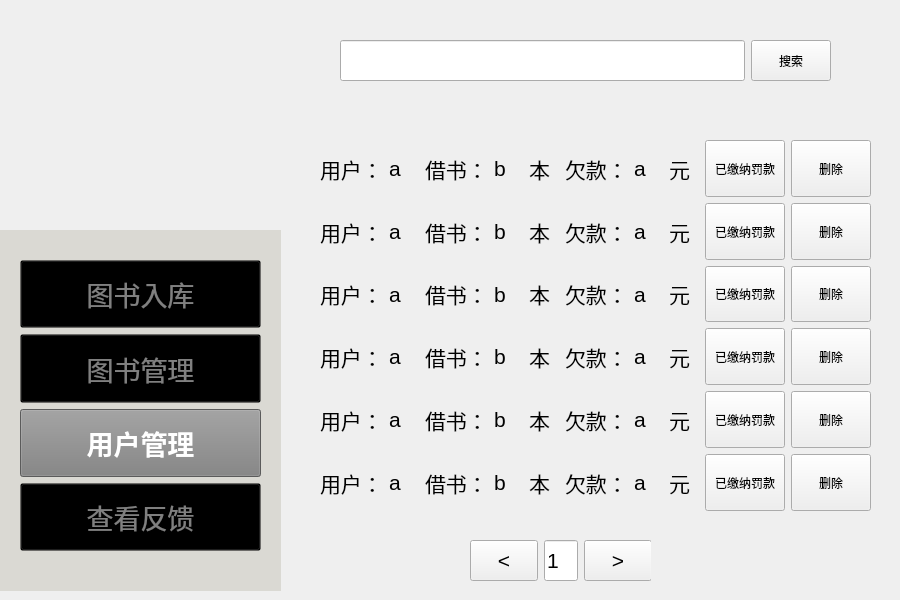
<?xml version="1.0" encoding="UTF-8"?>
<ui version="4.0">
 <class>usemmanagement</class>
 <widget class="QWidget" name="usemmanagement">
  <property name="geometry">
   <rect>
    <x>0</x>
    <y>0</y>
    <width>900</width>
    <height>600</height>
   </rect>
  </property>
  <property name="windowTitle">
   <string>Form</string>
  </property>
  <widget class="QWidget" name="verticalLayoutWidget_3">
   <property name="geometry">
    <rect>
     <x>320</x>
     <y>140</y>
     <width>551</width>
     <height>371</height>
    </rect>
   </property>
   <layout class="QVBoxLayout" name="verticalLayout">
    <item>
     <layout class="QHBoxLayout" name="horizontalLayout_2">
      <item>
       <widget class="QLabel" name="a">
        <property name="font">
         <font>
          <pointsize>16</pointsize>
         </font>
        </property>
        <property name="text">
         <string>用户：</string>
        </property>
       </widget>
      </item>
      <item>
       <widget class="QLabel" name="name">
        <property name="font">
         <font>
          <pointsize>16</pointsize>
         </font>
        </property>
        <property name="text">
         <string>a</string>
        </property>
       </widget>
      </item>
      <item>
       <widget class="QLabel" name="b">
        <property name="font">
         <font>
          <pointsize>16</pointsize>
         </font>
        </property>
        <property name="text">
         <string>借书：</string>
        </property>
       </widget>
      </item>
      <item>
       <widget class="QLabel" name="book">
        <property name="font">
         <font>
          <pointsize>16</pointsize>
         </font>
        </property>
        <property name="text">
         <string>b</string>
        </property>
       </widget>
      </item>
      <item>
       <widget class="QLabel" name="c">
        <property name="font">
         <font>
          <pointsize>16</pointsize>
         </font>
        </property>
        <property name="text">
         <string>本</string>
        </property>
       </widget>
      </item>
      <item>
       <widget class="QLabel" name="d">
        <property name="font">
         <font>
          <pointsize>16</pointsize>
         </font>
        </property>
        <property name="text">
         <string>欠款：</string>
        </property>
       </widget>
      </item>
      <item>
       <widget class="QLabel" name="money">
        <property name="font">
         <font>
          <pointsize>16</pointsize>
         </font>
        </property>
        <property name="text">
         <string>a</string>
        </property>
       </widget>
      </item>
      <item>
       <widget class="QLabel" name="e">
        <property name="font">
         <font>
          <pointsize>16</pointsize>
         </font>
        </property>
        <property name="text">
         <string>元</string>
        </property>
       </widget>
      </item>
      <item>
       <widget class="QPushButton" name="pay">
        <property name="sizePolicy">
         <sizepolicy hsizetype="Minimum" vsizetype="Expanding">
          <horstretch>0</horstretch>
          <verstretch>0</verstretch>
         </sizepolicy>
        </property>
        <property name="text">
         <string>已缴纳罚款</string>
        </property>
       </widget>
      </item>
      <item>
       <widget class="QPushButton" name="delete_2">
        <property name="sizePolicy">
         <sizepolicy hsizetype="Minimum" vsizetype="Expanding">
          <horstretch>0</horstretch>
          <verstretch>0</verstretch>
         </sizepolicy>
        </property>
        <property name="text">
         <string>删除</string>
        </property>
       </widget>
      </item>
     </layout>
    </item>
    <item>
     <layout class="QHBoxLayout" name="bookList2">
      <item>
       <widget class="QLabel" name="a_2">
        <property name="font">
         <font>
          <pointsize>16</pointsize>
         </font>
        </property>
        <property name="text">
         <string>用户：</string>
        </property>
       </widget>
      </item>
      <item>
       <widget class="QLabel" name="name_2">
        <property name="font">
         <font>
          <pointsize>16</pointsize>
         </font>
        </property>
        <property name="text">
         <string>a</string>
        </property>
       </widget>
      </item>
      <item>
       <widget class="QLabel" name="b_2">
        <property name="font">
         <font>
          <pointsize>16</pointsize>
         </font>
        </property>
        <property name="text">
         <string>借书：</string>
        </property>
       </widget>
      </item>
      <item>
       <widget class="QLabel" name="book_2">
        <property name="font">
         <font>
          <pointsize>16</pointsize>
         </font>
        </property>
        <property name="text">
         <string>b</string>
        </property>
       </widget>
      </item>
      <item>
       <widget class="QLabel" name="c_2">
        <property name="font">
         <font>
          <pointsize>16</pointsize>
         </font>
        </property>
        <property name="text">
         <string>本</string>
        </property>
       </widget>
      </item>
      <item>
       <widget class="QLabel" name="d_2">
        <property name="font">
         <font>
          <pointsize>16</pointsize>
         </font>
        </property>
        <property name="text">
         <string>欠款：</string>
        </property>
       </widget>
      </item>
      <item>
       <widget class="QLabel" name="money_2">
        <property name="font">
         <font>
          <pointsize>16</pointsize>
         </font>
        </property>
        <property name="text">
         <string>a</string>
        </property>
       </widget>
      </item>
      <item>
       <widget class="QLabel" name="e_2">
        <property name="font">
         <font>
          <pointsize>16</pointsize>
         </font>
        </property>
        <property name="text">
         <string>元</string>
        </property>
       </widget>
      </item>
      <item>
       <widget class="QPushButton" name="pay_2">
        <property name="sizePolicy">
         <sizepolicy hsizetype="Minimum" vsizetype="Expanding">
          <horstretch>0</horstretch>
          <verstretch>0</verstretch>
         </sizepolicy>
        </property>
        <property name="text">
         <string>已缴纳罚款</string>
        </property>
       </widget>
      </item>
      <item>
       <widget class="QPushButton" name="delete_3">
        <property name="sizePolicy">
         <sizepolicy hsizetype="Minimum" vsizetype="Expanding">
          <horstretch>0</horstretch>
          <verstretch>0</verstretch>
         </sizepolicy>
        </property>
        <property name="text">
         <string>删除</string>
        </property>
       </widget>
      </item>
     </layout>
    </item>
    <item>
     <layout class="QHBoxLayout" name="bookList3">
      <item>
       <widget class="QLabel" name="a_3">
        <property name="font">
         <font>
          <pointsize>16</pointsize>
         </font>
        </property>
        <property name="text">
         <string>用户：</string>
        </property>
       </widget>
      </item>
      <item>
       <widget class="QLabel" name="name_3">
        <property name="font">
         <font>
          <pointsize>16</pointsize>
         </font>
        </property>
        <property name="text">
         <string>a</string>
        </property>
       </widget>
      </item>
      <item>
       <widget class="QLabel" name="b_3">
        <property name="font">
         <font>
          <pointsize>16</pointsize>
         </font>
        </property>
        <property name="text">
         <string>借书：</string>
        </property>
       </widget>
      </item>
      <item>
       <widget class="QLabel" name="book_3">
        <property name="font">
         <font>
          <pointsize>16</pointsize>
         </font>
        </property>
        <property name="text">
         <string>b</string>
        </property>
       </widget>
      </item>
      <item>
       <widget class="QLabel" name="c_3">
        <property name="font">
         <font>
          <pointsize>16</pointsize>
         </font>
        </property>
        <property name="text">
         <string>本</string>
        </property>
       </widget>
      </item>
      <item>
       <widget class="QLabel" name="d_3">
        <property name="font">
         <font>
          <pointsize>16</pointsize>
         </font>
        </property>
        <property name="text">
         <string>欠款：</string>
        </property>
       </widget>
      </item>
      <item>
       <widget class="QLabel" name="money_3">
        <property name="font">
         <font>
          <pointsize>16</pointsize>
         </font>
        </property>
        <property name="text">
         <string>a</string>
        </property>
       </widget>
      </item>
      <item>
       <widget class="QLabel" name="e_3">
        <property name="font">
         <font>
          <pointsize>16</pointsize>
         </font>
        </property>
        <property name="text">
         <string>元</string>
        </property>
       </widget>
      </item>
      <item>
       <widget class="QPushButton" name="pay_3">
        <property name="sizePolicy">
         <sizepolicy hsizetype="Minimum" vsizetype="Expanding">
          <horstretch>0</horstretch>
          <verstretch>0</verstretch>
         </sizepolicy>
        </property>
        <property name="text">
         <string>已缴纳罚款</string>
        </property>
       </widget>
      </item>
      <item>
       <widget class="QPushButton" name="delete_4">
        <property name="sizePolicy">
         <sizepolicy hsizetype="Minimum" vsizetype="Expanding">
          <horstretch>0</horstretch>
          <verstretch>0</verstretch>
         </sizepolicy>
        </property>
        <property name="text">
         <string>删除</string>
        </property>
       </widget>
      </item>
     </layout>
    </item>
    <item>
     <layout class="QHBoxLayout" name="bookList4_2">
      <item>
       <widget class="QLabel" name="a_4">
        <property name="font">
         <font>
          <pointsize>16</pointsize>
         </font>
        </property>
        <property name="text">
         <string>用户：</string>
        </property>
       </widget>
      </item>
      <item>
       <widget class="QLabel" name="name_4">
        <property name="font">
         <font>
          <pointsize>16</pointsize>
         </font>
        </property>
        <property name="text">
         <string>a</string>
        </property>
       </widget>
      </item>
      <item>
       <widget class="QLabel" name="b_4">
        <property name="font">
         <font>
          <pointsize>16</pointsize>
         </font>
        </property>
        <property name="text">
         <string>借书：</string>
        </property>
       </widget>
      </item>
      <item>
       <widget class="QLabel" name="book_4">
        <property name="font">
         <font>
          <pointsize>16</pointsize>
         </font>
        </property>
        <property name="text">
         <string>b</string>
        </property>
       </widget>
      </item>
      <item>
       <widget class="QLabel" name="c_4">
        <property name="font">
         <font>
          <pointsize>16</pointsize>
         </font>
        </property>
        <property name="text">
         <string>本</string>
        </property>
       </widget>
      </item>
      <item>
       <widget class="QLabel" name="d_4">
        <property name="font">
         <font>
          <pointsize>16</pointsize>
         </font>
        </property>
        <property name="text">
         <string>欠款：</string>
        </property>
       </widget>
      </item>
      <item>
       <widget class="QLabel" name="money_4">
        <property name="font">
         <font>
          <pointsize>16</pointsize>
         </font>
        </property>
        <property name="text">
         <string>a</string>
        </property>
       </widget>
      </item>
      <item>
       <widget class="QLabel" name="e_4">
        <property name="font">
         <font>
          <pointsize>16</pointsize>
         </font>
        </property>
        <property name="text">
         <string>元</string>
        </property>
       </widget>
      </item>
      <item>
       <widget class="QPushButton" name="pay_4">
        <property name="sizePolicy">
         <sizepolicy hsizetype="Minimum" vsizetype="Expanding">
          <horstretch>0</horstretch>
          <verstretch>0</verstretch>
         </sizepolicy>
        </property>
        <property name="text">
         <string>已缴纳罚款</string>
        </property>
       </widget>
      </item>
      <item>
       <widget class="QPushButton" name="delete_5">
        <property name="sizePolicy">
         <sizepolicy hsizetype="Minimum" vsizetype="Expanding">
          <horstretch>0</horstretch>
          <verstretch>0</verstretch>
         </sizepolicy>
        </property>
        <property name="text">
         <string>删除</string>
        </property>
       </widget>
      </item>
     </layout>
    </item>
    <item>
     <layout class="QHBoxLayout" name="bookList4_3">
      <item>
       <widget class="QLabel" name="a_5">
        <property name="font">
         <font>
          <pointsize>16</pointsize>
         </font>
        </property>
        <property name="text">
         <string>用户：</string>
        </property>
       </widget>
      </item>
      <item>
       <widget class="QLabel" name="name_5">
        <property name="font">
         <font>
          <pointsize>16</pointsize>
         </font>
        </property>
        <property name="text">
         <string>a</string>
        </property>
       </widget>
      </item>
      <item>
       <widget class="QLabel" name="b_5">
        <property name="font">
         <font>
          <pointsize>16</pointsize>
         </font>
        </property>
        <property name="text">
         <string>借书：</string>
        </property>
       </widget>
      </item>
      <item>
       <widget class="QLabel" name="book_5">
        <property name="font">
         <font>
          <pointsize>16</pointsize>
         </font>
        </property>
        <property name="text">
         <string>b</string>
        </property>
       </widget>
      </item>
      <item>
       <widget class="QLabel" name="c_5">
        <property name="font">
         <font>
          <pointsize>16</pointsize>
         </font>
        </property>
        <property name="text">
         <string>本</string>
        </property>
       </widget>
      </item>
      <item>
       <widget class="QLabel" name="d_5">
        <property name="font">
         <font>
          <pointsize>16</pointsize>
         </font>
        </property>
        <property name="text">
         <string>欠款：</string>
        </property>
       </widget>
      </item>
      <item>
       <widget class="QLabel" name="money_5">
        <property name="font">
         <font>
          <pointsize>16</pointsize>
         </font>
        </property>
        <property name="text">
         <string>a</string>
        </property>
       </widget>
      </item>
      <item>
       <widget class="QLabel" name="e_5">
        <property name="font">
         <font>
          <pointsize>16</pointsize>
         </font>
        </property>
        <property name="text">
         <string>元</string>
        </property>
       </widget>
      </item>
      <item>
       <widget class="QPushButton" name="pay_5">
        <property name="sizePolicy">
         <sizepolicy hsizetype="Minimum" vsizetype="Expanding">
          <horstretch>0</horstretch>
          <verstretch>0</verstretch>
         </sizepolicy>
        </property>
        <property name="text">
         <string>已缴纳罚款</string>
        </property>
       </widget>
      </item>
      <item>
       <widget class="QPushButton" name="delete_6">
        <property name="sizePolicy">
         <sizepolicy hsizetype="Minimum" vsizetype="Expanding">
          <horstretch>0</horstretch>
          <verstretch>0</verstretch>
         </sizepolicy>
        </property>
        <property name="text">
         <string>删除</string>
        </property>
       </widget>
      </item>
     </layout>
    </item>
    <item>
     <layout class="QHBoxLayout" name="bookList4">
      <item>
       <widget class="QLabel" name="a_6">
        <property name="font">
         <font>
          <pointsize>16</pointsize>
         </font>
        </property>
        <property name="text">
         <string>用户：</string>
        </property>
       </widget>
      </item>
      <item>
       <widget class="QLabel" name="name_6">
        <property name="font">
         <font>
          <pointsize>16</pointsize>
         </font>
        </property>
        <property name="text">
         <string>a</string>
        </property>
       </widget>
      </item>
      <item>
       <widget class="QLabel" name="b_6">
        <property name="font">
         <font>
          <pointsize>16</pointsize>
         </font>
        </property>
        <property name="text">
         <string>借书：</string>
        </property>
       </widget>
      </item>
      <item>
       <widget class="QLabel" name="book_6">
        <property name="font">
         <font>
          <pointsize>16</pointsize>
         </font>
        </property>
        <property name="text">
         <string>b</string>
        </property>
       </widget>
      </item>
      <item>
       <widget class="QLabel" name="c_6">
        <property name="font">
         <font>
          <pointsize>16</pointsize>
         </font>
        </property>
        <property name="text">
         <string>本</string>
        </property>
       </widget>
      </item>
      <item>
       <widget class="QLabel" name="d_6">
        <property name="font">
         <font>
          <pointsize>16</pointsize>
         </font>
        </property>
        <property name="text">
         <string>欠款：</string>
        </property>
       </widget>
      </item>
      <item>
       <widget class="QLabel" name="money_6">
        <property name="font">
         <font>
          <pointsize>16</pointsize>
         </font>
        </property>
        <property name="text">
         <string>a</string>
        </property>
       </widget>
      </item>
      <item>
       <widget class="QLabel" name="e_6">
        <property name="font">
         <font>
          <pointsize>16</pointsize>
         </font>
        </property>
        <property name="text">
         <string>元</string>
        </property>
       </widget>
      </item>
      <item>
       <widget class="QPushButton" name="pay_6">
        <property name="sizePolicy">
         <sizepolicy hsizetype="Minimum" vsizetype="Expanding">
          <horstretch>0</horstretch>
          <verstretch>0</verstretch>
         </sizepolicy>
        </property>
        <property name="text">
         <string>已缴纳罚款</string>
        </property>
       </widget>
      </item>
      <item>
       <widget class="QPushButton" name="delete_7">
        <property name="sizePolicy">
         <sizepolicy hsizetype="Minimum" vsizetype="Expanding">
          <horstretch>0</horstretch>
          <verstretch>0</verstretch>
         </sizepolicy>
        </property>
        <property name="text">
         <string>删除</string>
        </property>
       </widget>
      </item>
     </layout>
    </item>
   </layout>
  </widget>
  <widget class="QWidget" name="horizontalLayoutWidget">
   <property name="geometry">
    <rect>
     <x>340</x>
     <y>40</y>
     <width>491</width>
     <height>41</height>
    </rect>
   </property>
   <layout class="QHBoxLayout" name="find_check">
    <item>
     <widget class="QLineEdit" name="lineEdit">
      <property name="sizePolicy">
       <sizepolicy hsizetype="Expanding" vsizetype="Ignored">
        <horstretch>0</horstretch>
        <verstretch>0</verstretch>
       </sizepolicy>
      </property>
      <property name="font">
       <font>
        <pointsize>16</pointsize>
       </font>
      </property>
     </widget>
    </item>
    <item>
     <widget class="QPushButton" name="pushButton_2">
      <property name="sizePolicy">
       <sizepolicy hsizetype="Maximum" vsizetype="Minimum">
        <horstretch>0</horstretch>
        <verstretch>0</verstretch>
       </sizepolicy>
      </property>
      <property name="text">
       <string>搜索</string>
      </property>
     </widget>
    </item>
   </layout>
  </widget>
  <widget class="QWidget" name="verticalLayoutWidget">
   <property name="geometry">
    <rect>
     <x>0</x>
     <y>230</y>
     <width>281</width>
     <height>361</height>
    </rect>
   </property>
   <layout class="QVBoxLayout" name="mode">
    <item>
     <widget class="QFrame" name="frame">
      <property name="enabled">
       <bool>true</bool>
      </property>
      <property name="acceptDrops">
       <bool>false</bool>
      </property>
      <property name="autoFillBackground">
       <bool>false</bool>
      </property>
      <property name="styleSheet">
       <string notr="true">QFrame {
    background-color: rgb(218,217,211); 
}
</string>
      </property>
      <property name="frameShape">
       <enum>QFrame::Shape::NoFrame</enum>
      </property>
      <property name="frameShadow">
       <enum>QFrame::Shadow::Plain</enum>
      </property>
      <widget class="QWidget" name="verticalLayoutWidget_2">
       <property name="geometry">
        <rect>
         <x>20</x>
         <y>30</y>
         <width>241</width>
         <height>291</height>
        </rect>
       </property>
       <layout class="QVBoxLayout" name="verticalLayout_2">
        <item>
         <widget class="QPushButton" name="PersonalMode_Button">
          <property name="enabled">
           <bool>true</bool>
          </property>
          <property name="sizePolicy">
           <sizepolicy hsizetype="Expanding" vsizetype="Expanding">
            <horstretch>0</horstretch>
            <verstretch>0</verstretch>
           </sizepolicy>
          </property>
          <property name="font">
           <font>
            <pointsize>20</pointsize>
            <bold>false</bold>
           </font>
          </property>
          <property name="focusPolicy">
           <enum>Qt::FocusPolicy::ClickFocus</enum>
          </property>
          <property name="layoutDirection">
           <enum>Qt::LayoutDirection::LeftToRight</enum>
          </property>
          <property name="autoFillBackground">
           <bool>false</bool>
          </property>
          <property name="styleSheet">
           <string notr="true">QPushButton {
    background-color: transparent;
    color: grey;
}
</string>
          </property>
          <property name="text">
           <string>图书入库</string>
          </property>
         </widget>
        </item>
        <item>
         <widget class="QPushButton" name="BookMode_Button">
          <property name="enabled">
           <bool>true</bool>
          </property>
          <property name="sizePolicy">
           <sizepolicy hsizetype="Expanding" vsizetype="Expanding">
            <horstretch>0</horstretch>
            <verstretch>0</verstretch>
           </sizepolicy>
          </property>
          <property name="palette">
           <palette>
            <active>
             <colorrole role="WindowText">
              <brush brushstyle="SolidPattern">
               <color alpha="255">
                <red>128</red>
                <green>128</green>
                <blue>128</blue>
               </color>
              </brush>
             </colorrole>
             <colorrole role="Button">
              <brush brushstyle="SolidPattern">
               <color alpha="0">
                <red>0</red>
                <green>0</green>
                <blue>0</blue>
               </color>
              </brush>
             </colorrole>
             <colorrole role="Text">
              <brush brushstyle="SolidPattern">
               <color alpha="255">
                <red>128</red>
                <green>128</green>
                <blue>128</blue>
               </color>
              </brush>
             </colorrole>
             <colorrole role="ButtonText">
              <brush brushstyle="SolidPattern">
               <color alpha="255">
                <red>128</red>
                <green>128</green>
                <blue>128</blue>
               </color>
              </brush>
             </colorrole>
             <colorrole role="Base">
              <brush brushstyle="SolidPattern">
               <color alpha="0">
                <red>0</red>
                <green>0</green>
                <blue>0</blue>
               </color>
              </brush>
             </colorrole>
             <colorrole role="Window">
              <brush brushstyle="SolidPattern">
               <color alpha="0">
                <red>0</red>
                <green>0</green>
                <blue>0</blue>
               </color>
              </brush>
             </colorrole>
             <colorrole role="PlaceholderText">
              <brush brushstyle="SolidPattern">
               <color alpha="128">
                <red>128</red>
                <green>128</green>
                <blue>128</blue>
               </color>
              </brush>
             </colorrole>
            </active>
            <inactive>
             <colorrole role="WindowText">
              <brush brushstyle="SolidPattern">
               <color alpha="255">
                <red>128</red>
                <green>128</green>
                <blue>128</blue>
               </color>
              </brush>
             </colorrole>
             <colorrole role="Button">
              <brush brushstyle="SolidPattern">
               <color alpha="0">
                <red>0</red>
                <green>0</green>
                <blue>0</blue>
               </color>
              </brush>
             </colorrole>
             <colorrole role="Text">
              <brush brushstyle="SolidPattern">
               <color alpha="255">
                <red>128</red>
                <green>128</green>
                <blue>128</blue>
               </color>
              </brush>
             </colorrole>
             <colorrole role="ButtonText">
              <brush brushstyle="SolidPattern">
               <color alpha="255">
                <red>128</red>
                <green>128</green>
                <blue>128</blue>
               </color>
              </brush>
             </colorrole>
             <colorrole role="Base">
              <brush brushstyle="SolidPattern">
               <color alpha="0">
                <red>0</red>
                <green>0</green>
                <blue>0</blue>
               </color>
              </brush>
             </colorrole>
             <colorrole role="Window">
              <brush brushstyle="SolidPattern">
               <color alpha="0">
                <red>0</red>
                <green>0</green>
                <blue>0</blue>
               </color>
              </brush>
             </colorrole>
             <colorrole role="PlaceholderText">
              <brush brushstyle="SolidPattern">
               <color alpha="128">
                <red>128</red>
                <green>128</green>
                <blue>128</blue>
               </color>
              </brush>
             </colorrole>
            </inactive>
            <disabled>
             <colorrole role="WindowText">
              <brush brushstyle="SolidPattern">
               <color alpha="255">
                <red>128</red>
                <green>128</green>
                <blue>128</blue>
               </color>
              </brush>
             </colorrole>
             <colorrole role="Button">
              <brush brushstyle="SolidPattern">
               <color alpha="0">
                <red>0</red>
                <green>0</green>
                <blue>0</blue>
               </color>
              </brush>
             </colorrole>
             <colorrole role="Text">
              <brush brushstyle="SolidPattern">
               <color alpha="255">
                <red>128</red>
                <green>128</green>
                <blue>128</blue>
               </color>
              </brush>
             </colorrole>
             <colorrole role="ButtonText">
              <brush brushstyle="SolidPattern">
               <color alpha="255">
                <red>128</red>
                <green>128</green>
                <blue>128</blue>
               </color>
              </brush>
             </colorrole>
             <colorrole role="Base">
              <brush brushstyle="SolidPattern">
               <color alpha="0">
                <red>0</red>
                <green>0</green>
                <blue>0</blue>
               </color>
              </brush>
             </colorrole>
             <colorrole role="Window">
              <brush brushstyle="SolidPattern">
               <color alpha="0">
                <red>0</red>
                <green>0</green>
                <blue>0</blue>
               </color>
              </brush>
             </colorrole>
             <colorrole role="PlaceholderText">
              <brush brushstyle="SolidPattern">
               <color alpha="128">
                <red>128</red>
                <green>128</green>
                <blue>128</blue>
               </color>
              </brush>
             </colorrole>
            </disabled>
           </palette>
          </property>
          <property name="font">
           <font>
            <pointsize>20</pointsize>
            <bold>false</bold>
           </font>
          </property>
          <property name="mouseTracking">
           <bool>false</bool>
          </property>
          <property name="acceptDrops">
           <bool>false</bool>
          </property>
          <property name="layoutDirection">
           <enum>Qt::LayoutDirection::LeftToRight</enum>
          </property>
          <property name="autoFillBackground">
           <bool>false</bool>
          </property>
          <property name="styleSheet">
           <string notr="true">QPushButton {
    background-color: transparent;
    color: grey;
}
</string>
          </property>
          <property name="text">
           <string>图书管理</string>
          </property>
         </widget>
        </item>
        <item>
         <widget class="QPushButton" name="FindBookMode_Button">
          <property name="sizePolicy">
           <sizepolicy hsizetype="Expanding" vsizetype="Expanding">
            <horstretch>0</horstretch>
            <verstretch>0</verstretch>
           </sizepolicy>
          </property>
          <property name="font">
           <font>
            <pointsize>20</pointsize>
            <bold>true</bold>
           </font>
          </property>
          <property name="layoutDirection">
           <enum>Qt::LayoutDirection::LeftToRight</enum>
          </property>
          <property name="autoFillBackground">
           <bool>false</bool>
          </property>
          <property name="styleSheet">
           <string notr="true">QPushButton {
    background-color: gray;
    color: white;
}</string>
          </property>
          <property name="text">
           <string>用户管理</string>
          </property>
         </widget>
        </item>
        <item>
         <widget class="QPushButton" name="Seen_Button">
          <property name="enabled">
           <bool>true</bool>
          </property>
          <property name="sizePolicy">
           <sizepolicy hsizetype="Expanding" vsizetype="Expanding">
            <horstretch>0</horstretch>
            <verstretch>0</verstretch>
           </sizepolicy>
          </property>
          <property name="font">
           <font>
            <pointsize>20</pointsize>
            <bold>false</bold>
           </font>
          </property>
          <property name="focusPolicy">
           <enum>Qt::FocusPolicy::ClickFocus</enum>
          </property>
          <property name="layoutDirection">
           <enum>Qt::LayoutDirection::LeftToRight</enum>
          </property>
          <property name="autoFillBackground">
           <bool>false</bool>
          </property>
          <property name="styleSheet">
           <string notr="true">QPushButton {
    background-color: transparent;
    color: grey;
}
</string>
          </property>
          <property name="text">
           <string>查看反馈</string>
          </property>
         </widget>
        </item>
       </layout>
       <zorder>BookMode_Button</zorder>
       <zorder>FindBookMode_Button</zorder>
       <zorder>PersonalMode_Button</zorder>
       <zorder>Seen_Button</zorder>
      </widget>
     </widget>
    </item>
   </layout>
  </widget>
  <widget class="QLabel" name="logo">
   <property name="enabled">
    <bool>true</bool>
   </property>
   <property name="geometry">
    <rect>
     <x>0</x>
     <y>0</y>
     <width>281</width>
     <height>271</height>
    </rect>
   </property>
   <property name="styleSheet">
    <string notr="true">QLabel {
    background-color: transparent;
}
</string>
   </property>
   <property name="frameShape">
    <enum>QFrame::Shape::NoFrame</enum>
   </property>
   <property name="frameShadow">
    <enum>QFrame::Shadow::Plain</enum>
   </property>
   <property name="text">
    <string/>
   </property>
   <property name="pixmap">
    <pixmap resource="Logo.qrc">:/image/Logo.png</pixmap>
   </property>
   <property name="scaledContents">
    <bool>true</bool>
   </property>
   <property name="wordWrap">
    <bool>false</bool>
   </property>
   <property name="openExternalLinks">
    <bool>false</bool>
   </property>
   <property name="textInteractionFlags">
    <set>Qt::TextInteractionFlag::LinksAccessibleByMouse</set>
   </property>
  </widget>
  <widget class="QWidget" name="horizontalLayoutWidget_2">
   <property name="geometry">
    <rect>
     <x>470</x>
     <y>540</y>
     <width>181</width>
     <height>41</height>
    </rect>
   </property>
   <layout class="QHBoxLayout" name="horizontalLayout_3">
    <item>
     <widget class="QPushButton" name="reduce_button">
      <property name="sizePolicy">
       <sizepolicy hsizetype="Minimum" vsizetype="Expanding">
        <horstretch>0</horstretch>
        <verstretch>0</verstretch>
       </sizepolicy>
      </property>
      <property name="font">
       <font>
        <pointsize>16</pointsize>
       </font>
      </property>
      <property name="text">
       <string>&lt;</string>
      </property>
     </widget>
    </item>
    <item>
     <widget class="QLineEdit" name="pages">
      <property name="sizePolicy">
       <sizepolicy hsizetype="Expanding" vsizetype="Expanding">
        <horstretch>0</horstretch>
        <verstretch>0</verstretch>
       </sizepolicy>
      </property>
      <property name="font">
       <font>
        <pointsize>16</pointsize>
       </font>
      </property>
      <property name="layoutDirection">
       <enum>Qt::LayoutDirection::LeftToRight</enum>
      </property>
      <property name="text">
       <string>1</string>
      </property>
     </widget>
    </item>
    <item>
     <widget class="QPushButton" name="raise_button">
      <property name="sizePolicy">
       <sizepolicy hsizetype="Minimum" vsizetype="Expanding">
        <horstretch>0</horstretch>
        <verstretch>0</verstretch>
       </sizepolicy>
      </property>
      <property name="font">
       <font>
        <pointsize>16</pointsize>
       </font>
      </property>
      <property name="text">
       <string>&gt;</string>
      </property>
     </widget>
    </item>
   </layout>
  </widget>
  <zorder>logo</zorder>
  <zorder>verticalLayoutWidget_3</zorder>
  <zorder>horizontalLayoutWidget</zorder>
  <zorder>verticalLayoutWidget</zorder>
  <zorder>horizontalLayoutWidget_2</zorder>
 </widget>
 <resources>
  <include location="Logo.qrc"/>
 </resources>
 <connections/>
</ui>
